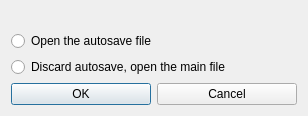
<?xml version="1.0" encoding="utf-8"?>
<ui version="4.0">
 <author>
    SPDX-FileCopyrightText: none
    SPDX-License-Identifier: GPL-3.0-or-later
  </author>
 <class>KisRecoverNamedAutosaveDialog</class>
 <widget class="QDialog" name="KisRecoverNamedAutosaveDialog">
  <property name="windowModality">
   <enum>Qt::WindowModal</enum>
  </property>
  <property name="geometry">
   <rect>
    <x>0</x>
    <y>0</y>
    <width>308</width>
    <height>115</height>
   </rect>
  </property>
  <property name="windowTitle">
   <string>Krimble</string>
  </property>
  <property name="modal">
   <bool>true</bool>
  </property>
  <layout class="QVBoxLayout" name="verticalLayout">
   <item>
    <widget class="QLabel" name="lblExplanation">
     <property name="text">
      <string/>
     </property>
    </widget>
   </item>
   <item>
    <widget class="QRadioButton" name="rbOpenAutosave">
     <property name="text">
      <string>Open the autosave file</string>
     </property>
    </widget>
   </item>
   <item>
    <widget class="QRadioButton" name="rbDiscardAutosave">
     <property name="text">
      <string>Discard autosave, open the main file</string>
     </property>
    </widget>
   </item>
   <item>
    <layout class="QHBoxLayout" name="horizontalLayout">
     <item>
      <widget class="QPushButton" name="btOk">
       <property name="text">
        <string>OK</string>
       </property>
      </widget>
     </item>
     <item>
      <widget class="QPushButton" name="btCancel">
       <property name="text">
        <string>Cancel</string>
       </property>
      </widget>
     </item>
    </layout>
   </item>
  </layout>
 </widget>
 <resources/>
 <connections/>
</ui>
